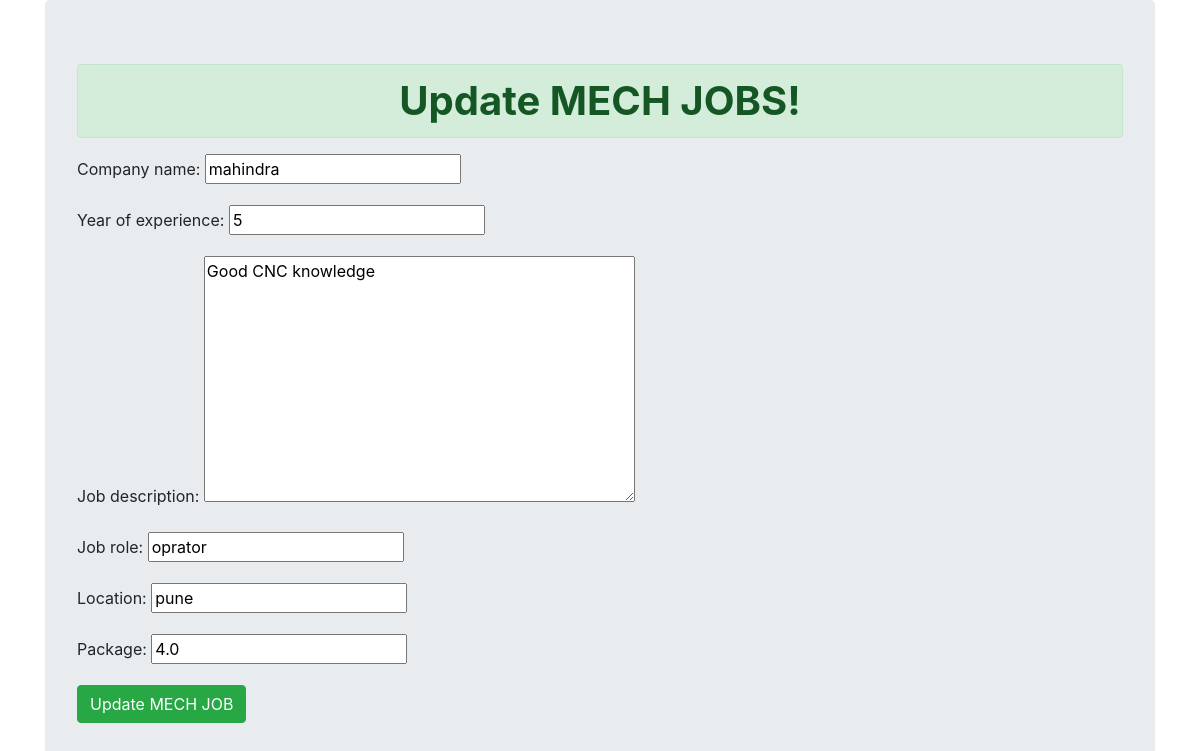
/update_mech/1 (signed in), run on the app's committed database.
### jobapp/models.py (models this page shows, shortened)
class MECHjobs(models.Model):
    company_name         = models.CharField(max_length=70)
    year_of_experience   = models.IntegerField()
    job_description      = models.TextField()
    job_role             = models.CharField(max_length=80)
    location             = models.CharField(max_length=80)
    package              = models.FloatField()

### jobapp/views.py (the view)
# urls.py: path('update_mech/<int:id>', views.update_mech_jobs_view),
@login_required(login_url='/login/')
def update_mech_jobs_view(request, id):
    obj = MECHjobs.objects.get(pk=id)
    if request.method =="POST":
        form = UpdateMECHJobsForm(request.POST, instance=obj)
        if form.is_valid():
            form.save()
            return redirect('/show_mech/')
    else:
        form = UpdateMECHJobsForm(instance=obj)
    context = {
    'form' : form
    }
    return render(request, 'jobapp/update_mech.html', context)

### jobapp/forms.py
class UpdateMECHJobsForm(forms.ModelForm):
    class Meta:
        model     = ITjobs
        fields    = '__all__'

### jobapp/templates/jobapp/update_mech.html (shortened to what this page needs)
<!doctype html>
<html lang="en">
  <head>
    <link rel="stylesheet" href="https://maxcdn.bootstrapcdn.com/bootstrap/4.0.0/css/bootstrap.min.css">
  </head>
  <body>
    <div class="container" >
      <div class="jumbotron">
          <h1 class="alert alert-success" style="text-align:center;"><b>Update MECH JOBS!</b></h1>
          <form class="" action="" method="POST"> {% csrf_token %}
            {{form.as_p}}
            <button class="btn btn-success" type="submit" name="button">Update MECH JOB</button>
          </form>
      </div>
    </div>
  </body>
</html>

### data on the page
MECHjobs: company_name "mahindra", year_of_experience "5", job_description "Good CNC knowledge", job_role "oprator", location "pune", package "4.0"
